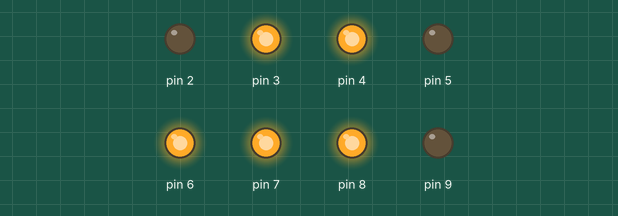
Simulated run of this sketch. Board: Arduino Uno, built with avr-gcc and run on an emulated ATmega328P. Shown: output pins drawn as LEDs (lit = HIGH).

Above: at 0.2 s.
At 1.7 s:
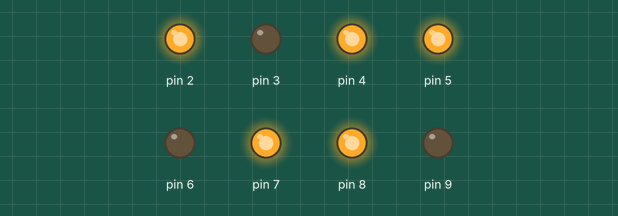
Timing chart, 0 to 3.0 s (numbered marks = the images above):
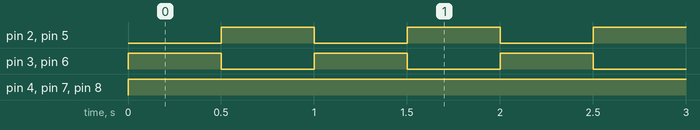

The sketch:

sketch_SevenSegDis.ino
```cpp
void setup() {
  // put your setup code here, to run once:
  pinMode(2, OUTPUT);
  pinMode(3, OUTPUT);
  pinMode(4, OUTPUT);
  pinMode(5, OUTPUT);
  pinMode(6, OUTPUT);
  pinMode(7, OUTPUT);
  pinMode(8, OUTPUT);
  pinMode(9, OUTPUT);

}

void loop() {
  // put your main code here, to run repeatedly:
  digitalWrite(2,LOW);
  digitalWrite(3,HIGH);
  digitalWrite(4,HIGH);
  digitalWrite(8,HIGH);
  digitalWrite(6,HIGH);
  digitalWrite(7,HIGH);
  digitalWrite(5,LOW);
  digitalWrite(9,LOW);
  delay(500);
  digitalWrite(2,HIGH);
  digitalWrite(3,LOW);
  digitalWrite(4,HIGH);
  digitalWrite(8,HIGH);
  digitalWrite(6,LOW);
  digitalWrite(7,HIGH);
  digitalWrite(5,HIGH);
  digitalWrite(9,LOW);
  delay(500);

}
```

Measured:
- by itself, pin 2, pin 3, pin 5, pin 6: alternates HIGH for 0.50 s and LOW for 0.50 s
- by itself, pin 4, pin 7, pin 8: LOW → HIGH at 0.00 s
